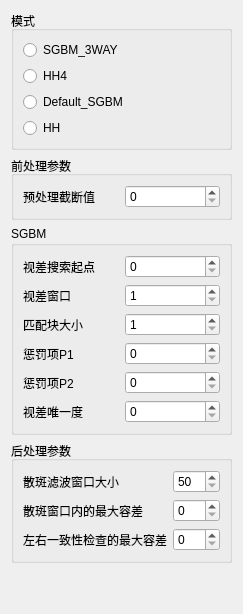
     <widget class="QWidget" name="page_SGBM">
      <layout class="QVBoxLayout" name="verticalLayout_4">
       <item>
        <widget class="QGroupBox" name="groupBox_26">
         <property name="title">
          <string>模式</string>
         </property>
         <layout class="QVBoxLayout" name="verticalLayout_2">
          <item>
           <widget class="QRadioButton" name="radioButton_SGBM_MODEL_3WAY">
            <property name="text">
             <string>SGBM_3WAY</string>
            </property>
           </widget>
          </item>
          <item>
           <widget class="QRadioButton" name="radioButton_SGBM_MODEL_HH4">
            <property name="text">
             <string>HH4</string>
            </property>
           </widget>
          </item>
          <item>
           <widget class="QRadioButton" name="radioButton_SGBM_MODEL_Default">
            <property name="text">
             <string>Default_SGBM</string>
            </property>
           </widget>
          </item>
          <item>
           <widget class="QRadioButton" name="radioButton_SGBM_MODEL_HH">
            <property name="text">
             <string>HH</string>
            </property>
           </widget>
          </item>
         </layout>
        </widget>
       </item>
       <item>
        <widget class="QGroupBox" name="groupBox_23">
         <property name="title">
          <string>前处理参数</string>
         </property>
         <layout class="QHBoxLayout" name="horizontalLayout_21">
          <item>
           <widget class="QLabel" name="label_35">
            <property name="text">
             <string>预处理截断值</string>
            </property>
           </widget>
          </item>
          <item>
           <widget class="QSpinBox" name="spinBox_SGBM_preFilterCap"/>
          </item>
         </layout>
        </widget>
       </item>
       <item>
        <widget class="QGroupBox" name="groupBox_24">
         <property name="title">
          <string>SGBM</string>
         </property>
         <layout class="QGridLayout" name="gridLayout_8">
          <item row="0" column="0">
           <widget class="QLabel" name="label_36">
            <property name="text">
             <string>视差搜索起点</string>
            </property>
           </widget>
          </item>
          <item row="0" column="1">
           <widget class="QSpinBox" name="spinBox_SGBM_minDisparity"/>
          </item>
          <item row="1" column="0">
           <widget class="QLabel" name="label_37">
            <property name="text">
             <string>视差窗口</string>
            </property>
           </widget>
          </item>
          <item row="1" column="1">
           <widget class="QSpinBox" name="spinBox_SGBM_numDisparities">
            <property name="minimum">
             <number>1</number>
            </property>
            <property name="maximum">
             <number>256</number>
            </property>
           </widget>
          </item>
          <item row="2" column="0">
           <widget class="QLabel" name="label_38">
            <property name="text">
             <string>匹配块大小</string>
            </property>
           </widget>
          </item>
          <item row="2" column="1">
           <widget class="QSpinBox" name="spinBox_SGBM_blockSize">
            <property name="minimum">
             <number>1</number>
            </property>
            <property name="singleStep">
             <number>2</number>
            </property>
           </widget>
          </item>
          <item row="3" column="0">
           <widget class="QLabel" name="label_39">
            <property name="text">
             <string>惩罚项P1</string>
            </property>
           </widget>
          </item>
          <item row="3" column="1">
           <widget class="QSpinBox" name="spinBox_SGBM_P1"/>
          </item>
          <item row="4" column="0">
           <widget class="QLabel" name="label_40">
            <property name="text">
             <string>惩罚项P2</string>
            </property>
           </widget>
          </item>
          <item row="4" column="1">
           <widget class="QSpinBox" name="spinBox_SGBM_P2"/>
          </item>
          <item row="5" column="0">
           <widget class="QLabel" name="label_41">
            <property name="text">
             <string>视差唯一度</string>
            </property>
           </widget>
          </item>
          <item row="5" column="1">
           <widget class="QSpinBox" name="spinBox_SGBM_uniquenessRatio"/>
          </item>
         </layout>
        </widget>
       </item>
       <item>
        <widget class="QGroupBox" name="groupBox_25">
         <property name="title">
          <string>后处理参数</string>
         </property>
         <layout class="QGridLayout" name="gridLayout_12">
          <item row="0" column="0">
           <widget class="QLabel" name="label_42">
            <property name="text">
             <string>散斑滤波窗口大小</string>
            </property>
           </widget>
          </item>
          <item row="0" column="1">
           <widget class="QSpinBox" name="spinBox_SGBM_speckleWindowSize">
            <property name="minimum">
             <number>50</number>
            </property>
            <property name="maximum">
             <number>200</number>
            </property>
           </widget>
          </item>
          <item row="1" column="0">
           <widget class="QLabel" name="label_43">
            <property name="text">
             <string>散斑窗口内的最大容差</string>
            </property>
           </widget>
          </item>
          <item row="1" column="1">
           <widget class="QSpinBox" name="spinBox_SGBM_speckleRange"/>
          </item>
          <item row="2" column="0">
           <widget class="QLabel" name="label_44">
            <property name="text">
             <string>左右一致性检查的最大容差</string>
            </property>
           </widget>
          </item>
          <item row="2" column="1">
           <widget class="QSpinBox" name="spinBox_SGBM_disp12MaxDiff"/>
          </item>
         </layout>
        </widget>
       </item>
       <item>
        <spacer name="verticalSpacer_3">
         <property name="orientation">
          <enum>Qt::Vertical</enum>
         </property>
         <property name="sizeHint" stdset="0">
          <size>
           <width>20</width>
           <height>40</height>
          </size>
         </property>
        </spacer>
       </item>
      </layout>
     </widget>
